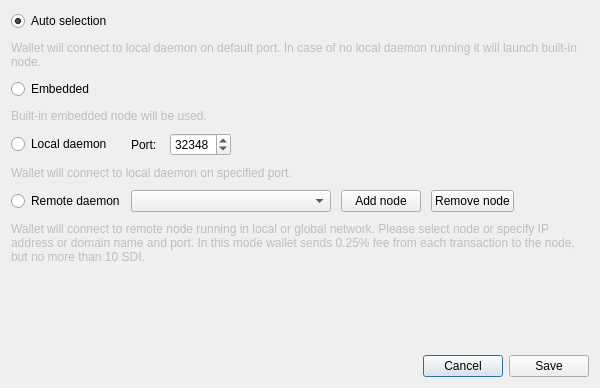
<?xml version="1.0" encoding="UTF-8"?>
<ui version="4.0">
 <class>ConnectionSettingsDialog</class>
 <widget class="QDialog" name="ConnectionSettingsDialog">
  <property name="windowModality">
   <enum>Qt::ApplicationModal</enum>
  </property>
  <property name="geometry">
   <rect>
    <x>0</x>
    <y>0</y>
    <width>600</width>
    <height>388</height>
   </rect>
  </property>
  <property name="windowTitle">
   <string>Connection settings</string>
  </property>
  <layout class="QGridLayout" name="gridLayout_2">
   <item row="2" column="0">
    <layout class="QHBoxLayout" name="horizontalLayout">
     <item>
      <spacer name="horizontalSpacer">
       <property name="orientation">
        <enum>Qt::Horizontal</enum>
       </property>
       <property name="sizeHint" stdset="0">
        <size>
         <width>40</width>
         <height>20</height>
        </size>
       </property>
      </spacer>
     </item>
     <item>
      <widget class="QPushButton" name="connectionCancelButton">
       <property name="text">
        <string>Cancel</string>
       </property>
      </widget>
     </item>
     <item>
      <widget class="QPushButton" name="connectionSaveButton">
       <property name="text">
        <string>Save</string>
       </property>
      </widget>
     </item>
    </layout>
   </item>
   <item row="0" column="0">
    <layout class="QGridLayout" name="gridLayout">
     <property name="sizeConstraint">
      <enum>QLayout::SetMaximumSize</enum>
     </property>
     <property name="verticalSpacing">
      <number>10</number>
     </property>
     <item row="0" column="0">
      <widget class="QRadioButton" name="radioButton_1">
       <property name="enabled">
        <bool>true</bool>
       </property>
       <property name="text">
        <string>Auto selection</string>
       </property>
       <property name="checked">
        <bool>true</bool>
       </property>
      </widget>
     </item>
     <item row="1" column="0" colspan="2">
      <widget class="QLabel" name="label">
       <property name="enabled">
        <bool>false</bool>
       </property>
       <property name="text">
        <string>Wallet will connect to local daemon on default port. In case of no local daemon running it will launch built-in node.</string>
       </property>
       <property name="wordWrap">
        <bool>true</bool>
       </property>
      </widget>
     </item>
     <item row="2" column="0">
      <widget class="QRadioButton" name="radioButton_2">
       <property name="text">
        <string>Embedded</string>
       </property>
      </widget>
     </item>
     <item row="3" column="0" colspan="2">
      <widget class="QLabel" name="label_2">
       <property name="enabled">
        <bool>false</bool>
       </property>
       <property name="text">
        <string>Built-in embedded node will be used.</string>
       </property>
       <property name="wordWrap">
        <bool>true</bool>
       </property>
      </widget>
     </item>
     <item row="4" column="0">
      <widget class="QRadioButton" name="radioButton_3">
       <property name="text">
        <string>Local daemon</string>
       </property>
      </widget>
     </item>
     <item row="4" column="1">
      <layout class="QHBoxLayout" name="horizontalLayout_2">
       <property name="spacing">
        <number>10</number>
       </property>
       <item>
        <widget class="QLabel" name="label_3">
         <property name="text">
          <string>Port: </string>
         </property>
        </widget>
       </item>
       <item>
        <widget class="QSpinBox" name="m_localDaemonPort">
         <property name="minimum">
          <number>0</number>
         </property>
         <property name="maximum">
          <number>65535</number>
         </property>
         <property name="value">
          <number>32348</number>
         </property>
         <property name="displayIntegerBase">
          <number>10</number>
         </property>
        </widget>
       </item>
       <item>
        <spacer name="horizontalSpacer_2">
         <property name="orientation">
          <enum>Qt::Horizontal</enum>
         </property>
         <property name="sizeHint" stdset="0">
          <size>
           <width>40</width>
           <height>20</height>
          </size>
         </property>
        </spacer>
       </item>
      </layout>
     </item>
     <item row="5" column="0" colspan="2">
      <widget class="QLabel" name="label_4">
       <property name="enabled">
        <bool>false</bool>
       </property>
       <property name="text">
        <string>Wallet will connect to local daemon on specified port.</string>
       </property>
       <property name="wordWrap">
        <bool>true</bool>
       </property>
      </widget>
     </item>
     <item row="6" column="0">
      <widget class="QRadioButton" name="radioButton_4">
       <property name="text">
        <string>Remote daemon</string>
       </property>
      </widget>
     </item>
     <item row="6" column="1">
      <layout class="QHBoxLayout" name="horizontalLayout_3">
       <property name="spacing">
        <number>10</number>
       </property>
       <item>
        <widget class="QComboBox" name="remoteNodesComboBox">
         <property name="minimumSize">
          <size>
           <width>200</width>
           <height>0</height>
          </size>
         </property>
         <property name="editable">
          <bool>false</bool>
         </property>
         <property name="insertPolicy">
          <enum>QComboBox::InsertAtTop</enum>
         </property>
        </widget>
       </item>
       <item>
        <widget class="QPushButton" name="addNodeButton">
         <property name="text">
          <string>Add node</string>
         </property>
         <property name="icon">
          <iconset resource="../../resources.qrc">
           <normaloff>:/icons/add</normaloff>:/icons/add</iconset>
         </property>
        </widget>
       </item>
       <item>
        <widget class="QPushButton" name="removeNodeButton">
         <property name="text">
          <string>Remove node</string>
         </property>
         <property name="icon">
          <iconset resource="../../resources.qrc">
           <normaloff>:/icons/remove</normaloff>:/icons/remove</iconset>
         </property>
        </widget>
       </item>
       <item>
        <spacer name="horizontalSpacer_3">
         <property name="orientation">
          <enum>Qt::Horizontal</enum>
         </property>
         <property name="sizeHint" stdset="0">
          <size>
           <width>40</width>
           <height>20</height>
          </size>
         </property>
        </spacer>
       </item>
      </layout>
     </item>
     <item row="7" column="0" colspan="2">
      <widget class="QLabel" name="label_5">
       <property name="enabled">
        <bool>false</bool>
       </property>
       <property name="sizePolicy">
        <sizepolicy hsizetype="Preferred" vsizetype="MinimumExpanding">
         <horstretch>0</horstretch>
         <verstretch>0</verstretch>
        </sizepolicy>
       </property>
       <property name="minimumSize">
        <size>
         <width>0</width>
         <height>40</height>
        </size>
       </property>
       <property name="text">
        <string>Wallet will connect to remote node running in local or global network. Please select node or specify IP address or domain name and port. In this mode wallet sends 0.25% fee from each transaction to the node, but no more than 10 SDI.</string>
       </property>
       <property name="wordWrap">
        <bool>true</bool>
       </property>
      </widget>
     </item>
    </layout>
   </item>
   <item row="1" column="0">
    <spacer name="verticalSpacer">
     <property name="orientation">
      <enum>Qt::Vertical</enum>
     </property>
     <property name="sizeHint" stdset="0">
      <size>
       <width>20</width>
       <height>40</height>
      </size>
     </property>
    </spacer>
   </item>
  </layout>
 </widget>
 <resources>
  <include location="../../resources.qrc"/>
 </resources>
 <connections>
  <connection>
   <sender>connectionCancelButton</sender>
   <signal>clicked()</signal>
   <receiver>ConnectionSettingsDialog</receiver>
   <slot>reject()</slot>
   <hints>
    <hint type="sourcelabel">
     <x>549</x>
     <y>259</y>
    </hint>
    <hint type="destinationlabel">
     <x>338</x>
     <y>140</y>
    </hint>
   </hints>
  </connection>
  <connection>
   <sender>connectionSaveButton</sender>
   <signal>clicked()</signal>
   <receiver>ConnectionSettingsDialog</receiver>
   <slot>accept()</slot>
   <hints>
    <hint type="sourcelabel">
     <x>630</x>
     <y>259</y>
    </hint>
    <hint type="destinationlabel">
     <x>338</x>
     <y>140</y>
    </hint>
   </hints>
  </connection>
  <connection>
   <sender>addNodeButton</sender>
   <signal>clicked()</signal>
   <receiver>ConnectionSettingsDialog</receiver>
   <slot>addNodeClicked()</slot>
   <hints>
    <hint type="sourcelabel">
     <x>361</x>
     <y>153</y>
    </hint>
    <hint type="destinationlabel">
     <x>290</x>
     <y>135</y>
    </hint>
   </hints>
  </connection>
  <connection>
   <sender>removeNodeButton</sender>
   <signal>clicked()</signal>
   <receiver>ConnectionSettingsDialog</receiver>
   <slot>removeNodeClicked()</slot>
   <hints>
    <hint type="sourcelabel">
     <x>459</x>
     <y>177</y>
    </hint>
    <hint type="destinationlabel">
     <x>299</x>
     <y>193</y>
    </hint>
   </hints>
  </connection>
 </connections>
</ui>
